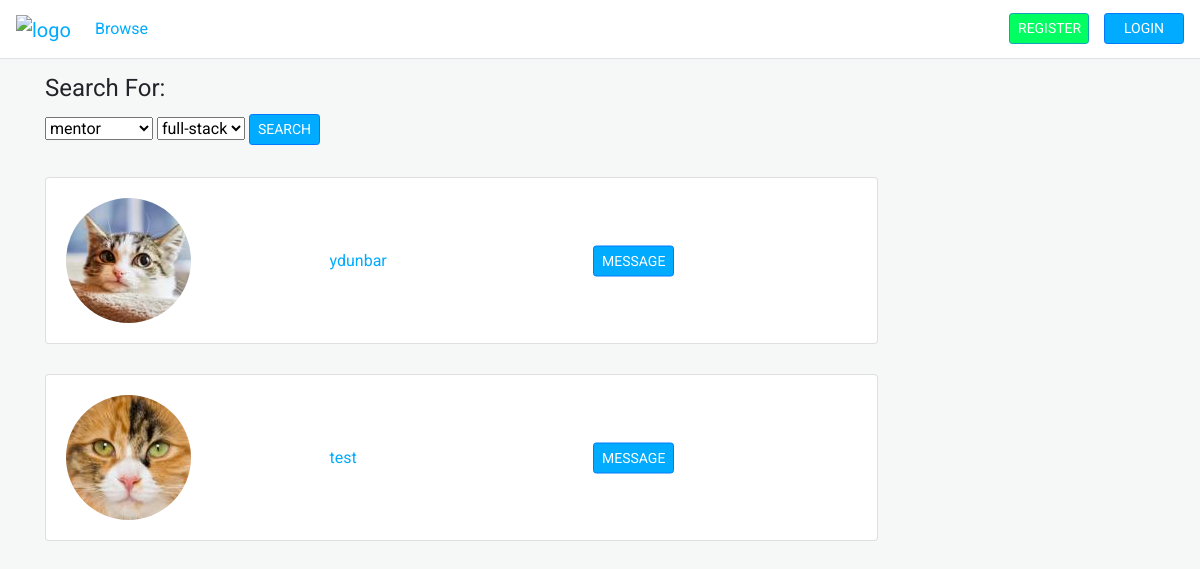
The app's page /browse, older data.
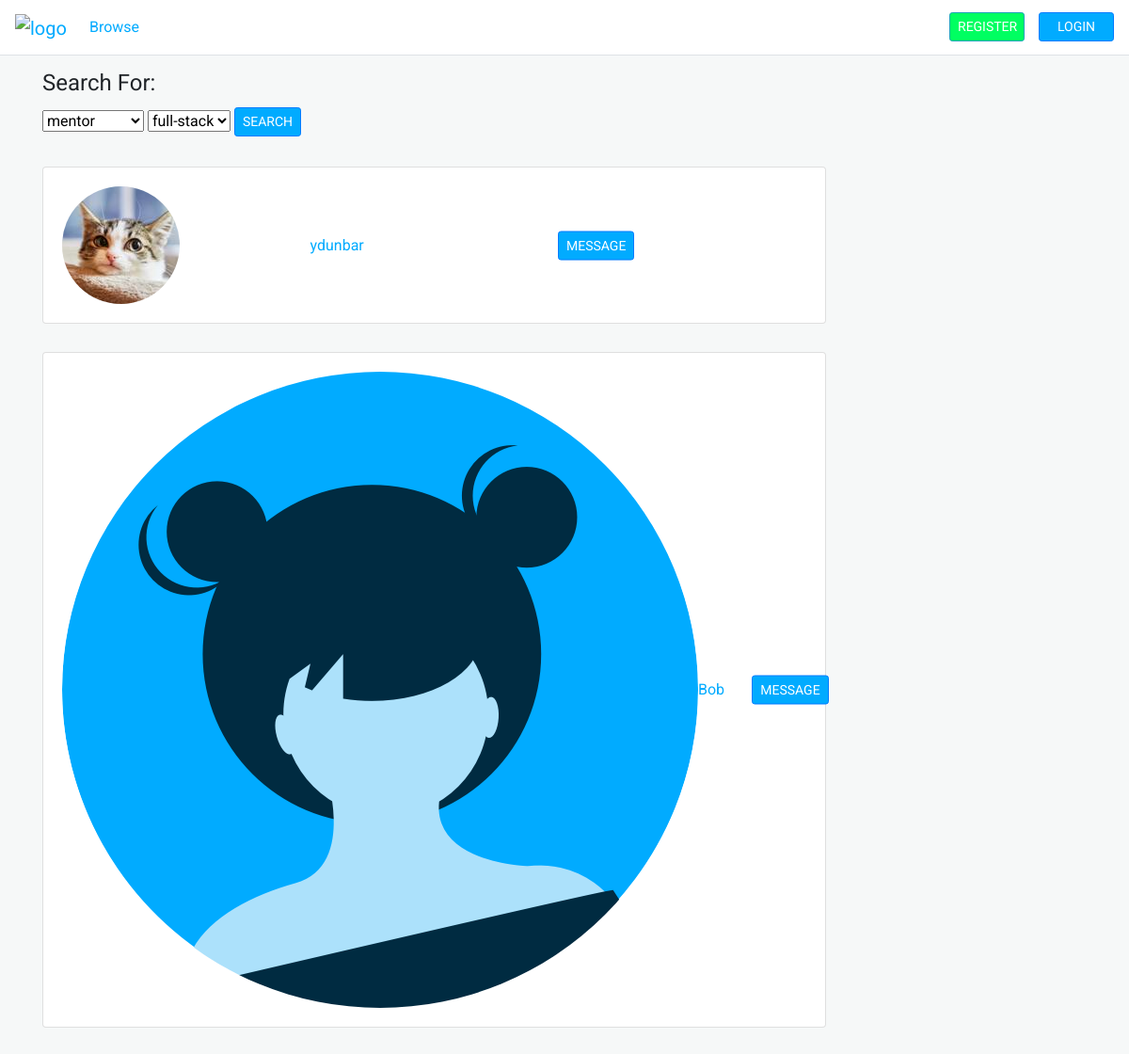
The same page, newer data.
### app/models.py (models this page shows, shortened)
class User(db.Model, UserMixin):
    id = db.Column(db.Integer, primary_key=True)
    username = db.Column(db.String(), unique=True, nullable=False)
    email = db.Column(db.String(), unique=True, nullable=False)
    image = db.Column(db.String(), nullable=False, default='default.png')
    password = db.Column(db.String(60))
    posts = db.relationship('Post', backref='author', lazy=True, foreign_keys = 'Post.author_id')
    recieved_posts = db.relationship('Post', backref='recipient', lazy=True, foreign_keys = 'Post.recipient_id')
    roles = db.relationship('Role', backref='user', lazy='dynamic', foreign_keys = 'Role.user_id')

### app/routes.py (the view)
@app.route('/browse', methods=['GET', 'POST'])
def browse():
    form = SearchForm()
    form.skill.choices = [('full-stack', 'full-stack'), ('back-end', 'back-end'), ('front-end', 'front-end')]
    if request.method == 'POST':
        all_users = User.query.all()
        if current_user.is_authenticated:
            all_users.remove(current_user)
        user_matches = []
        role = form.role.data
        skill = form.skill.data
        for user in all_users:
            role_match = user.roles.filter_by(name=role).first()
            if role_match:
                skill_match = role_match.skills.filter_by(name=skill).first()
                if skill_match:
                    user_matches.append(user)
        users = user_matches
    elif request.method == 'GET':
        users = User.query.all()
        if current_user.is_authenticated:
            users.remove(current_user)
    return render_template('browse.html', users=users, form=form)

### app/forms.py
class SearchForm(FlaskForm):
    role = SelectField('role', choices=[('mentor', 'mentor'), ('mentee', 'mentee'), ('collaborator', 'collaborator')])
    skill = SelectField('specialty', choices=[])
    submit = SubmitField('SEARCH')

### app/templates/browse.html (shortened to what this page needs)
{% extends 'layout.html' %}
{% block content %}
    <div class="main">
        <form method="POST">
            <fieldset class="form-group">
                <legend>Search For:</legend>
                    <div class="form-group">
                        {{ form.role }}
                        {{ form.skill }}
                        {{ form.submit(class="btn btn-primary btn-sm") }}
                    </div>
            </fieldset>
        </form>
        {% for user in users %}
            <div class="card w-75">
                <div class="card-body user-card">
                    <div class="left">
                        <img class="rounded-circle" src="{{ url_for('static', filename='profile_pictures/' + user.image) }}">
                    </div>
                    <div class="middle center">
                        <div class="centered">
                            <p class="card-text"><a href="{{ url_for('profile', username = user.username) }}">{{ user.username }}</a></p>
                        </div>
                    </div>
                    <div class="right center">
                        <div class="centered">
                            <a class="btn btn-primary btn-sm" href="{{ url_for('new_post', username = user.username) }}">MESSAGE</a>
                        </div>
                    </div>
                </div>
            </div>
        {% endfor %}
    </div>
{% endblock content %}

### app/templates/layout.html (shortened to what this page needs)
<!DOCTYPE html>
<html lang="en">
    <head>
        <link rel="stylesheet" href="https://stackpath.bootstrapcdn.com/bootstrap/4.5.0/css/bootstrap.min.css">
        <link rel="stylesheet" type="text/css" href="{{ url_for('static', filename='main.css') }}">
    </head>
    <body>
        <nav class="navbar navbar-expand-lg navbar-light fixed-top border-bottom">
            <a class="navbar-brand" href="{{ url_for('home') }}"><img alt="logo" src="https://i.imgur.com/vu7zWNP.png" height="28"></a>
            <div class="collapse navbar-collapse" id="navbarNav">
              <ul class="navbar-nav mr-auto">
                <li class="nav-item">
                  <a class="nav-link" href="{{ url_for('browse') }}">Browse</a>
                </li>
              </ul>
              <ul class="navbar-nav navbar-right">
                {% if current_user.is_authenticated %}
                  <li class="nav-item">
                    <a class="btn btn-primary btn-sm" href="{{ url_for('logout') }}">LOGOUT</a>
                  </li>
                {% else %}
                  <li class="nav-item">
                    <a class="btn btn-info btn-sm" href="{{ url_for('register') }}">REGISTER</a>
                  </li>
                  <li class="nav-item">
                    <a class="btn btn-primary btn-sm" href="{{ url_for('login') }}">LOGIN</a>
                  </li>
                {% endif %}
              </ul>
            </div>
          </nav>
        <div class="container">
            {% block content %}{% endblock %}
        </div>
    </body>
</html>

### app/static/main.css (style rules this page uses)
body { font-family: 'Roboto', sans-serif; background-color: #F6F8F8; }
body a { color: #01ABFF; }
.main { margin-top: 70px; }
.btn-primary, .btn-info { color: white !important; }
.btn-primary { background-color: #01ABFF !important;; }
.btn-info { background-color: #00FF61 !important; }
nav { background: white; }
nav a { color: #01ABFF !important; }
nav .btn { margin-left: 15px; width: 80px; color: white; }
.card { margin-bottom: 30px; }
.message-card, .user-card { display: flex; }
.left, .right, .middle { flex: 1; }
.center { position: relative; }
.centered { margin: 0; position: absolute; top: 50%; -ms-transform: translateY(-50%); transform: translateY(-50%); }

Row changes from the older to the newer data that the page shows:
removed User: image (picture), username "test"
added User: image (placeholder picture), username "Bob"
